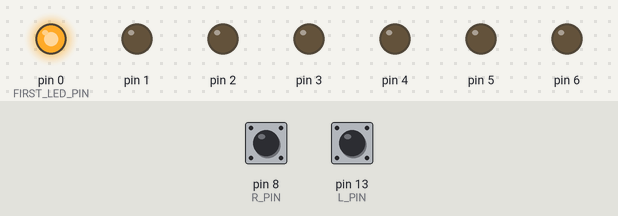
Recording of a sketch running on a simulated Arduino Uno, built with avr-gcc and run on an emulated ATmega328P. On the bench: output pins drawn as LEDs (lit = HIGH). Dashed ring = blinking. Inputs (shaded band) come from the test bench; at power-on: pin 8 (R_PIN) HIGH, pin 13 (L_PIN) HIGH.

Above: at 1.2 s.
1.3 s: pin 8 (R_PIN) pulled LOW for 1 s
At 3.6 s:
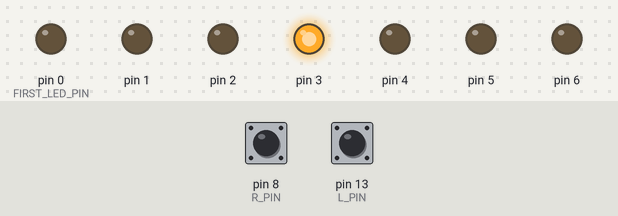
4.3 s: pin 13 (L_PIN) pulled LOW for 3.2 s
At 8.6 s:
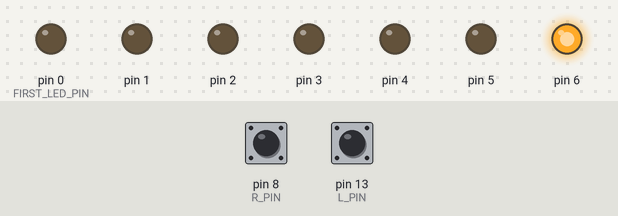
9.0 s: pin 13 (L_PIN) pulled LOW for 0.15 s
At 10.1 s:
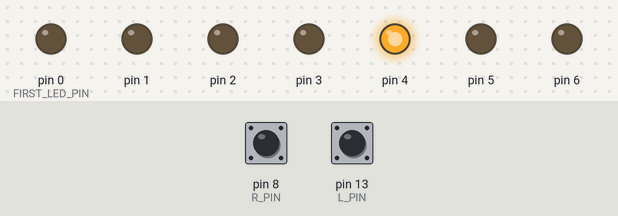
10.6 s: pin 13 (L_PIN) pulled LOW for 1 s
At 12.0 s:
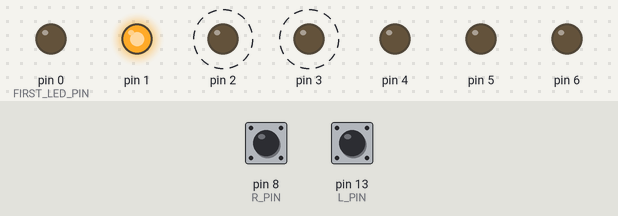
Timing chart, 0 to 13.6 s (numbered marks = the images above; inputs shaded):
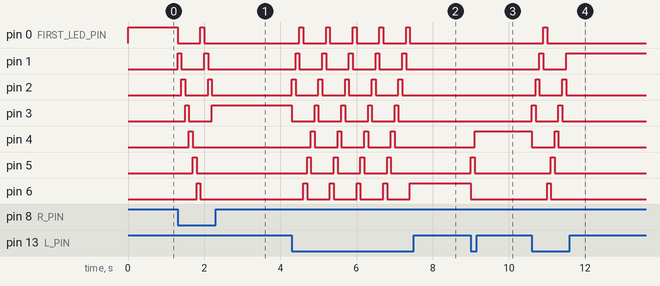

Measured:
- after the input at 1.3 s, pin 0 (FIRST_LED_PIN): HIGH → LOW at once, → HIGH 0.60 s later, → LOW 0.10 s later; pin 1: alternates HIGH for 0.10 s and LOW for 0.60 s, 4 changes in all, then stays LOW, starting at once
- after the input at 4.3 s, pin 0 (FIRST_LED_PIN): alternates HIGH for 0.10 s and LOW for 0.60 s, 10 changes in all, then stays LOW, starting after 0.20 s; pin 1: alternates HIGH for 0.10 s and LOW for 0.60 s, 10 changes in all, then stays LOW, starting after 0.10 s
- after the input at 9.0 s, pin 4: LOW → HIGH after 0.10 s; pin 5: LOW → HIGH at once, → LOW 0.10 s later; pin 6: HIGH → LOW at once
- after the input at 10.6 s, pin 0 (FIRST_LED_PIN): LOW → HIGH after 0.30 s, → LOW 0.10 s later; pin 1: LOW → HIGH after 0.20 s, → LOW 0.10 s later, → HIGH 0.60 s later

The sketch:

led-cyclic-shift-smooth.ino
```cpp
#define FIRST_LED_PIN 0
#define LED_COUNT 7
#define L_PIN 13
#define R_PIN 8

int activeLED = FIRST_LED_PIN;

void setup() {
  for (int pin = FIRST_LED_PIN; pin < FIRST_LED_PIN + LED_COUNT; pin++)
    pinMode(pin, OUTPUT);

  pinMode(L_PIN, INPUT_PULLUP);
  pinMode(R_PIN, INPUT_PULLUP);

  digitalWrite(activeLED, HIGH);
}

void loop() {
  bool isDownL = !digitalRead(L_PIN);
  bool isDownR = !digitalRead(R_PIN);

  if (isDownL && isDownR) {
    delay(100);
    return;
  }

  if (isDownL) {
    activeLED--;

    if (activeLED < FIRST_LED_PIN) {
      activeLED = FIRST_LED_PIN + LED_COUNT - 1;
      digitalWrite(FIRST_LED_PIN, LOW);
    }
    else {
      digitalWrite(activeLED + 1, LOW);
    }

    digitalWrite(activeLED, HIGH);
  }

  if (isDownR) {
    activeLED++;

    if (activeLED >= FIRST_LED_PIN + LED_COUNT) {
      activeLED = FIRST_LED_PIN;
      digitalWrite(FIRST_LED_PIN + LED_COUNT - 1, LOW);
    }
    else {
      digitalWrite(activeLED - 1, LOW);
    }

    digitalWrite(activeLED, HIGH);
  }

  delay(100);
}
```
